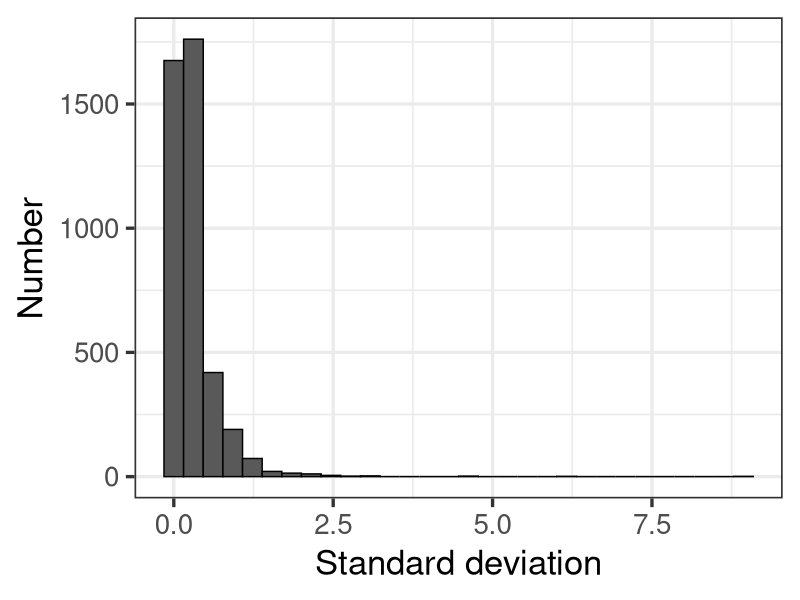
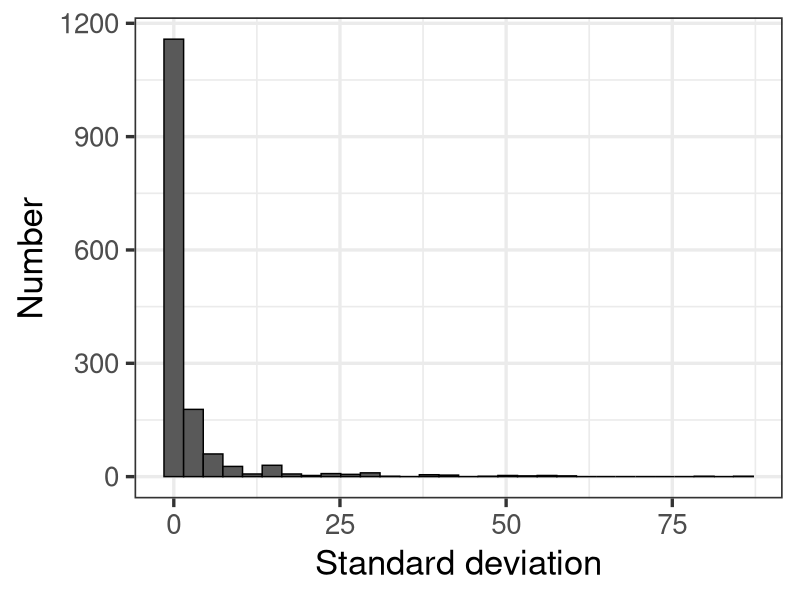
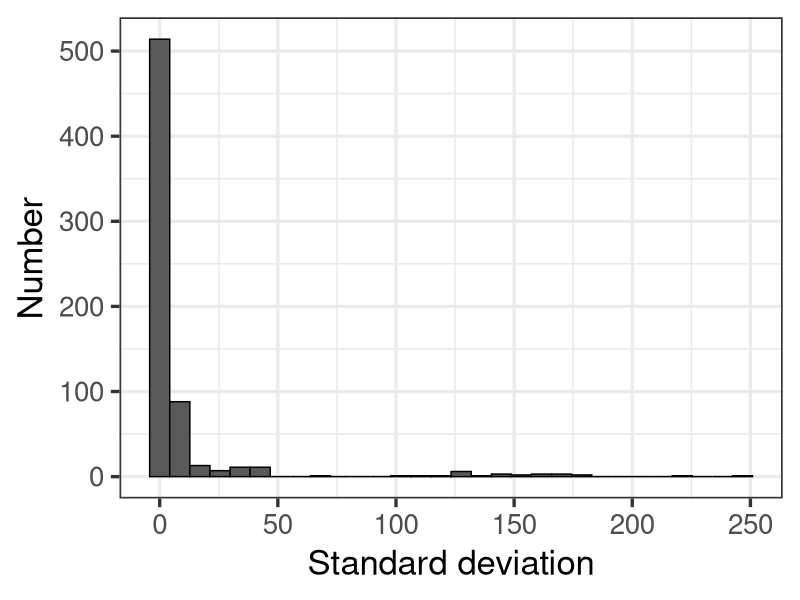

Generate these figures, in order, with R:


# info --------------------------------------------------------------------

# Final processing of freshwater thermal tolerance dataset

# by H. S. Bayat

# last edited: 22/04/2024

# setup -------------------------------------------------------------------

library(tidyverse)

# load data ---------------------------------------------------------------

tol <- read.csv('data/thermtol_tests_final.csv', na.strings = "")
tax <- read.csv('data/thermtol_taxonomy_final.csv', na.strings = "")
clim <- read.csv('data/thermtol_climate_final.csv', na.strings = "")
ref <- read.csv('data/thermtol_reference_final.csv', na.strings = "")

# wrangle -----------------------------------------------------------------

# fix errors 
tol[tol$test_id == "t_3607",]$tol <- 32.1
tol[tol$test_id == "t_3608",]$tol <- 33
tol[tol$test_id == "t_3607",]$error <- 2.4
tol[tol$test_id == "t_3608",]$error <- 3.2
tol[tol$study_id == "s_317",]$n <- 30
tol[tol$test_id == "t_3608",]$acclim_time <- 72
tol[tol$test_id == "t_3608",]$acclim_time_unit <- "hours"
tol[tol$study_id == "s_475",]$group <- "fish"
tol <- tol[tol$test_id != "t_6355",]

tol[tol$test_id == "t_5271",]$tol_class <- "lower ctmin"
tol[tol$test_id == "t_5281",]$tol_class <- "lower ctmin"
tol[tol$test_id == "t_5279",]$tol_class <- "lower ctmin"
tol[tol$test_id == "t_5268",]$tol_class <- "lower ctmin"
tol[tol$test_id == "t_5271",]$tol_type <- "lower"
tol[tol$test_id == "t_5281",]$tol_type <- "lower"
tol[tol$test_id == "t_5279",]$tol_type <- "lower"
tol[tol$test_id == "t_5268",]$tol_type <- "lower"

# put units into common currency
# for error measures - on thermal tolerance, body mass, and body length

# for thermal tolerance error measure
# convert standard deviation to standard error
# convert 95% ci to standard error using appropriate t value
# note that what is entered under "95% ci" is half of the interval

# fix wrongly entered standard error values
tol[tol$test_id == "t_5828",]$error <- 0.32
tol[tol$test_id == "t_5855",]$error <- 0.48
tol[tol$test_id == "t_5859",]$error <- 0.25
tol[tol$test_id == "t_5903",]$error <- 0.3
tol[tol$test_id == "t_5928",]$error <- 0.34
tol[tol$test_id == "t_5936",]$error <- 0.28

tol <- tol %>% mutate(error_se = case_when((!is.na(n) & error_measure == "sd") ~ error/(sqrt(n)),
                                   (error_measure == "se") ~ error,
                                   (error_measure == "95% ci") ~ error/qt(p = 0.975, df = n)))
tol <- tol %>% mutate(error_sd = case_when((error_measure == "sd") ~ error,
                                           (metric_note != "lt05" & metric != "lt50" & error_measure != "sd") ~ error_se*sqrt(n)))

ch <- tol %>% filter(error_sd > 20) # check standard deviation values larger than 20
ch <- tol %>% filter(error_se > 20) # check standard error values larger than 20
ch <- tol %>% filter(error_sd > 5) # check standard deviation values larger than 5

# check distribution of error
ggplot(data = tol, aes(x = error_se)) + 
  geom_histogram(color = "black") +
  labs(x = "Standard deviation", y = "Number")   + theme_bw(base_size = 25) 

# body mass/length error measure
tol <- tol %>% mutate(error_bm_sd = case_when((error_measure_bm == "sd") ~ error,
                                           (error_measure_bm == "se") ~ error_bm*sqrt(n)))
tol <- tol %>% mutate(error_bl_sd = case_when((error_measure_bl == "sd") ~ error,
                                              (error_measure_bl == "se") ~ error_bl*sqrt(n)))

# check distributions - ones without data automatically get removed
ggplot(data = tol, aes(x = error_bm_sd)) + 
  geom_histogram(color = "black") +
  labs(x = "Standard deviation", y = "Number")   + theme_bw(base_size = 25)

# check body mass errors greater than 25 grams
ch <- tol %>% filter(error_bm_sd > 25) # all large fish species, all ok

ggplot(data = tol, aes(x = error_bl_sd)) + 
  geom_histogram(color = "black") +
  labs(x = "Standard deviation", y = "Number")   + theme_bw(base_size = 25)

# check body length errors greater than 100 mm
ch <- tol %>% filter(error_bl_sd > 100) # large fish species, all ok

# put units into common currency
# time - for acclimation and test
# put final times into minutes

# fix misentered values
tol[tol$study_id == "s_319",]$acclim_time <- 3
tol[tol$study_id == "s_319",]$acclim_time_unit <- "weeks"
tol[tol$study_id == "s_260",]$acclim_time_unit <- "hours"
tol[tol$study_id == "s_274",]$acclim_time <- 24
tol[tol$study_id == "s_274",]$acclim_time_unit <- "hours"


tol$acclim_time <- as.numeric(tol$acclim_time)
tol <- tol %>% mutate(acclim_time_minutes = case_when((acclim_time_unit == "minutes") ~ acclim_time,
                                                 (acclim_time_unit == "hours") ~ acclim_time*60,
                                                 (acclim_time_unit == "days") ~ acclim_time*1440,
                                                 (acclim_time_unit == "weeks") ~ acclim_time*10080,
                                                 (acclim_time_unit == "months") ~ acclim_time*302400))

ch <- tol %>% filter(acclim_time_minutes < 60) # look at short acclimation times
# tested streamside, directly after collection

# put units into common currency
# for test time
tol <- tol %>% mutate(test_time_minutes1 = case_when((metric == "ltmax") ~ (tol - acclim_temp)/ramp,
                                              (metric == "ltmin") ~ (acclim_temp - tol)/ramp,
                                              (metric == "ctmin") ~ (acclim_temp - tol)/ramp,
                                              (metric == "ctmax") ~ (tol - acclim_temp)/ramp,
                                              (test_time_unit == "minutes") ~ test_time,
                                              (test_time_unit == "hours") ~ test_time*60,
                                              (test_time_unit == "days") ~ test_time*1440,
                                              (test_time_unit == "weeks") ~ test_time*10080,
                                              (test_time_unit == "months") ~ test_time*302400))
tol <- tol %>% mutate(test_time_minutes = case_when((!is.na(test_time_minutes1)) ~ test_time_minutes1, 
                                                    (is.na(test_time_minutes1) & metric == "ctmax") ~ (tol - start_temp)/ramp,
                                                    (is.na(test_time_minutes1) & metric == "ltmax") ~ (tol - start_temp)/ramp,
                                                    (is.na(test_time_minutes1) & metric == "ctmin") ~ (start_temp - tol)/ramp,
                                                    (is.na(test_time_minutes1) & metric == "ltmin") ~ (start_temp - tol)/ramp))
tol <- tol[,-74] # remove unneeded column

# remove two records of terrestrial imagines
tol <- tol[tol$test_id != "t_954",]
tol <- tol[tol$test_id != "t_957",]

# change one mislabelled location id
tol[tol$test_id == "t_1843",]$loc_id <- "l_1086"
clim[clim$crd_id == 74 & clim$loc_id == "l_723",]$loc_id <- "l_1086"

# remove one duplicate reference
ref <- ref[-545,]
ref$ref_language <- sub("engish","english", ref$ref_language) # fix spelling error

# combine into one dataset
tt1 <- merge(tol, tax, by = "tax_id")
tt2 <- merge(tt1, clim, by = "loc_id")
dat <- merge(tt2, ref, by = "study_id")

# write to file -----------------------------------------------------------

# save the pieces
data = 'data'

write.csv(clim, file.path(data, 'thermtol_climate_final_ch.csv'), row.names = FALSE, na = "")
write.csv(ref, file.path(data, 'thermtol_reference_final_ch.csv'), row.names = FALSE, na = "")
write.csv(tol, file.path(data, 'thermtol_tests_processed_final.csv'), row.names = FALSE, na = "")
write.csv(dat, file.path(data, 'thermtol_comb_final.csv'), row.names = FALSE, na = "")

# end ---------------------------------------------------------------------

rm(list = ls())
